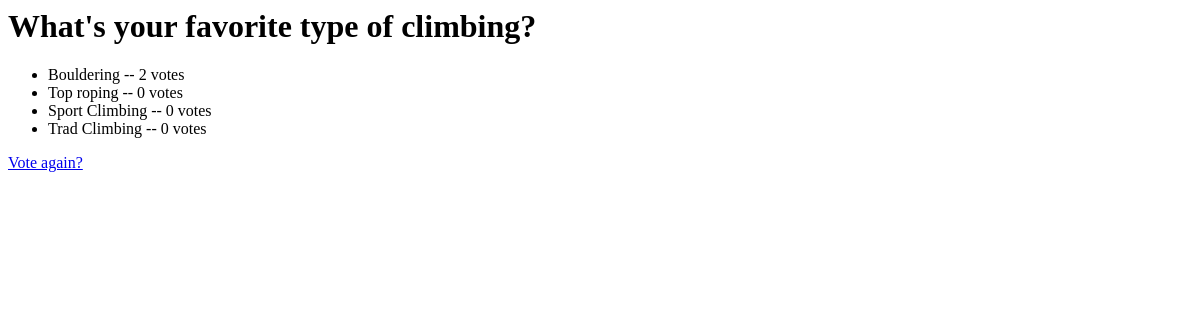
Page /climbcville/6/results/ on the earlier database version.
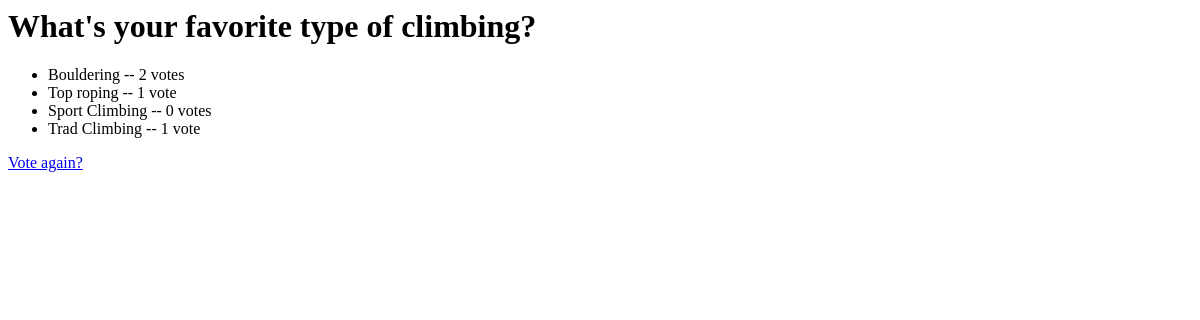
Same page on the later database version.
### climbcville/models.py (models this page shows, shortened)
class Choice(models.Model):
    question = models.ForeignKey(Question, on_delete=models.CASCADE)
    choice_text = models.CharField(max_length=200)
    votes = models.IntegerField(default=0)

### climbcville/views.py (the view)
# urls.py: path('<int:question_id>/results/', views.results, name='results'),
def results(request, question_id):
    question = get_object_or_404(Question, pk=question_id)
    return render(request, 'climbcville/results.html', {'question': question})

### climbcville/templates/climbcville/results.html
<h1>{{ question.question_text }}</h1>
<ul>
{% for choice in question.choice_set.all %}
    <li>{{ choice.choice_text }} -- {{ choice.votes }} vote{{ choice.votes|pluralize }}</li>
{% endfor %}
</ul>
<a href="{% url 'climbcville:detail' question.id %}">Vote again?</a>

Differences in the rows shown:
changed Choice "Top roping": votes "0" → "1"
changed Choice "Trad Climbing": votes "0" → "1"
